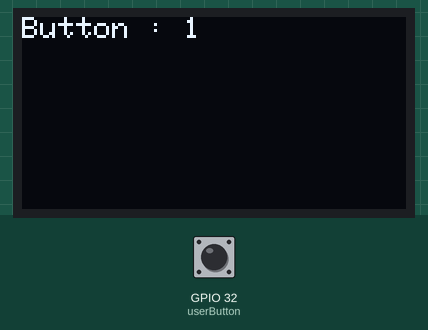
Bench run of a sketch on a simulated ESP32. Parts: 128×64 one-colour display. The inputs (shaded band) are chosen by the test bench; at power-on: GPIO 32 (userButton) HIGH.

Above: at 3.2 s.
3.3 s: GPIO 32 (userButton) pulled LOW for 0.35 s
At 3.57 s:
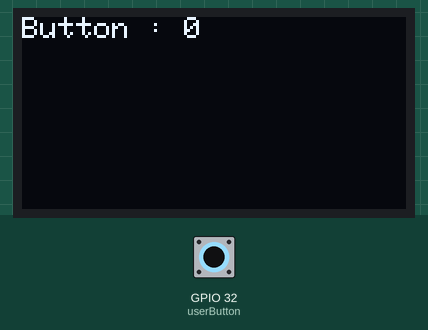
Timing chart, 0 to 6.3 s (numbered marks = the images above; inputs shaded):
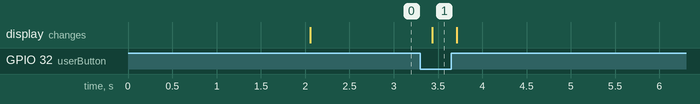

The sketch:

OLEDandButtonTest.ino
```cpp
#include <Wire.h>
#include <Adafruit_GFX.h>
#include <Adafruit_SSD1306.h>

#define userButton 32
#define DISP_WIDTH 128
#define DISP_HEIGHT 64

#define DISP_RESET -1
Adafruit_SSD1306 oled(DISP_WIDTH, DISP_HEIGHT, &Wire, DISP_RESET);

byte btnState;

void setup() {
  Serial.begin(115200);
  Serial.println();
  delay(2000);

  pinMode(userButton, INPUT_PULLUP);

  if (!oled.begin(SSD1306_SWITCHCAPVCC, 0x3C)) {
    Serial.println(F("Display init failed"));
    for(;;);
  }
}

void loop() {
  btnState = digitalRead(userButton);

  oled.clearDisplay();
  oled.setTextSize(1);
  oled.setTextColor(WHITE);
  oled.setCursor(0, 0);
  oled.print("Button : ");
  oled.print(btnState);
  oled.display();
  delay(250);
}
```

Measured:
- after the input at 3.3 s, the display: changes after 0.13 s (image 1)
